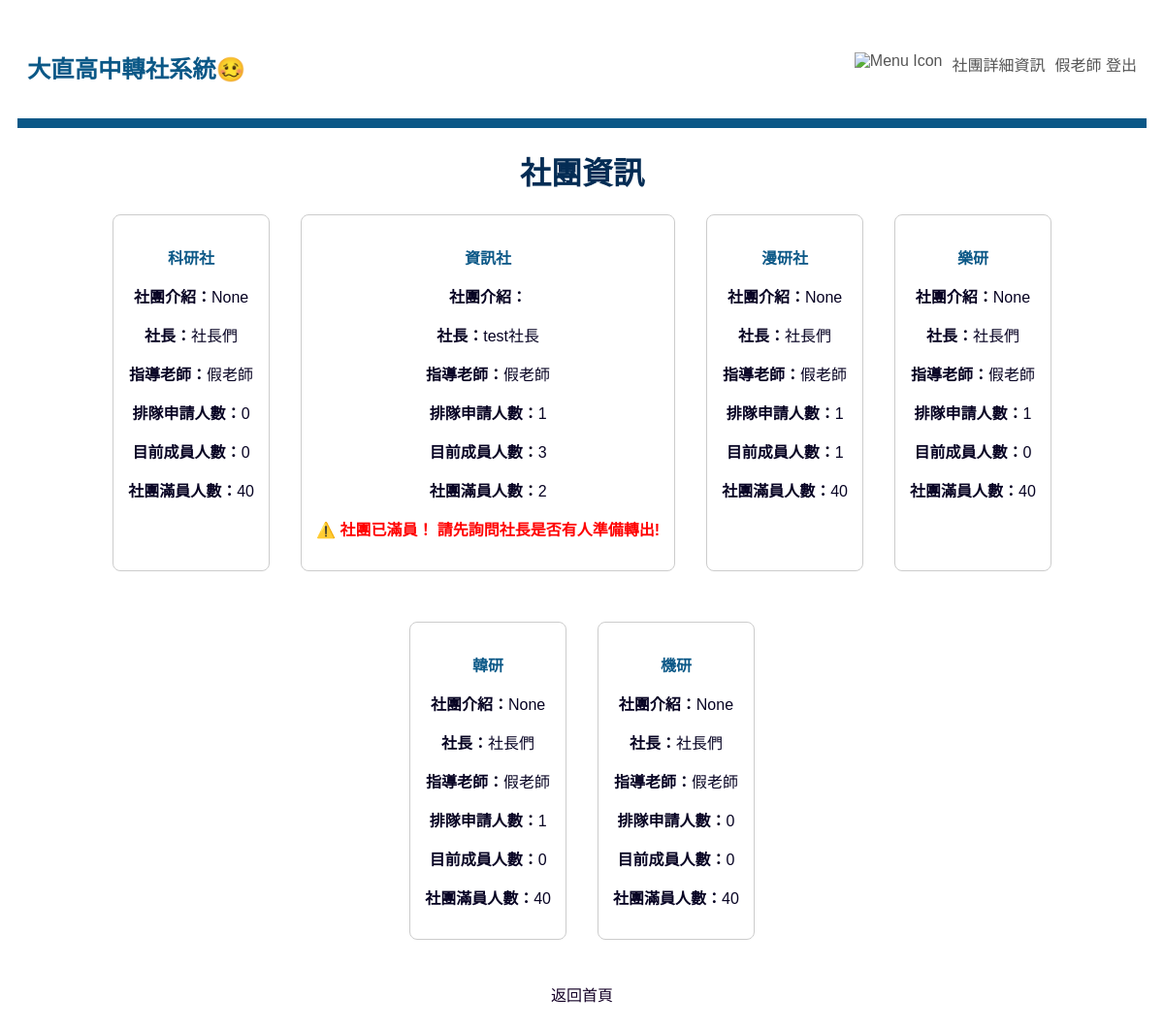
Screenshot of /transfer/detail/ (signed in) with the database file from the repository.
### transfer/models.py (models this page shows, shortened)
class Club(models.Model):
    name = models.CharField(max_length=100, unique=True, verbose_name="社團名稱")
    max_participants = models.IntegerField(verbose_name="人數上限")
    founder = models.ForeignKey(User, on_delete=models.SET_NULL, null = True,related_name='founded_clubs', verbose_name="社長")
    teacher = models.ForeignKey(User, on_delete=models.SET_NULL, null = True, related_name='taught_clubs', verbose_name="指導老師")
    description = models.TextField(max_length=200, unique=True, verbose_name="社團介紹", blank=True, null=True)

### transfer/views.py (the view)
# urls.py: path('detail/', views.detail, name='club_detail'),
def detail(request):
    clubs = Club.objects.all()
    return render(request, 'transfer/detail.html', {'clubs': clubs})

### transfer/templates/transfer/detail.html (shortened to what this page needs)
{% extends "base.html" %}
{% block main %}
    <body>
        <h1>社團資訊</h1>
        <nav class="info-list">
            {% for club in clubs %}
                <nav class="info" style="border: 1px solid #ccc; padding: 15px; margin-bottom: 20px; border-radius: 8px;">
                    <p style="color: #0b5887;"><strong>{{ club.name }}</strong></p>
                    <p><strong>社團介紹：</strong>{{ club.description }}</p>
                    <p><strong>社長：</strong>{{ club.founder.username }}</p>
                    <p><strong>指導老師：</strong>{{ club.teacher.username }}</p>
                    <p><strong>排隊申請人數：</strong>{{ club.incoming_requests.count }}</p>
                    <p><strong>目前成員人數：</strong>{{ club.members.count }}</p>
                    <p><strong>社團滿員人數：</strong>{{ club.max_participants }}</p>
                    {% if club.members.count >= club.max_participants %}
                        <p style="color: red; font-weight: bold;">⚠️ 社團已滿員！
                            請先詢問社長是否有人準備轉出!</p>
                    {% endif %}
                </nav>
            {% endfor %}
        </nav>
        <p><a href="{% url 'index' %}">返回首頁</a></p>
    </body>
{% endblock %}

### transfer/templates/base.html (shortened to what this page needs)
{% load static %}
<!DOCTYPE html>
<html lang="zn-hant">
<head>
    <link rel="stylesheet" href="{% static 'style.css' %}">
</head>
<body>
    <nav class="toolbar">
        <div class="toolbar-logo" href="{% url 'index' %}">
            <h3><strong>大直高中轉社系統🥴</strong></h3>
        </div>
        <div class="toolbar-menu">
            <a class="toolbar-item" href="{% url 'index' %}"><img src="https://cdn-icons-png.flaticon.com/512/1946/1946488.png" alt="Menu Icon" style="width:24px; height:24px;"></a>
            <a class="toolbar-item" href="{% url 'club_detail' %}">社團詳細資訊</a>
            {% if not user.is_authenticated %}
                <a class="toolbar-item" href="{% url 'login' %}">登入</a>
            {% else %}
                <form class="toolbar-item" action="{% url 'logout' %}" method="post" style="display:inline;">
                    {{ user }}
                    <button type="submit" class="toolbar-item" style="background:none;border:none;padding:0;">登出</button>
                </form>
            {% endif %}
        </div>
    </nav>
    {% block main %}{% endblock %}
</body>
</html>

### static/style.css (style rules this page uses)
body { font-family: "Microsoft JhengHei", sans-serif; background-color: #ffffff; color: #070323; padding: 10px; text-align: center; }
h1 { color: #042c54; }
a { color: #160328; text-decoration: none; }
.toolbar { display: flex; justify-content: space-between; align-items: center; background-color: #ffffff; padding: 10px 10px; border-bottom: 10px solid #0b5887; }
.toolbar-logo { font-size: 1.3rem; font-weight: bold; color: #0b5887; }
.toolbar-menu { display: flex; gap: 10px; }
.toolbar-item { color: #555555; font-weight: 500; font-size: 1rem; padding-bottom: 5px; border-bottom: 3px solid transparent; transition: all 0.2s ease-in-out; }
nav.info { border: 1px solid #ccc; padding: 15px; margin-bottom: 20px; border-radius: 8px; }
.info-list { display: flex; flex-wrap: wrap; gap: 32px; justify-content: center; margin-bottom: 24px; padding: 0 32px; background-color: #ffffff; }

### rows the page displays
Club: name "科研社", description "None", founder.username "社長們", teacher.username "假老師", incoming_requests.count "0", members.count "0", max_participants "40"
Club: name "資訊社", founder.username "test社長", teacher.username "假老師", incoming_requests.count "1", members.count "3", max_participants "2", shows "⚠️ 社團已滿員！ 請先詢問社長是否有人準備轉出!"
Club: name "漫研社", description "None", founder.username "社長們", teacher.username "假老師", incoming_requests.count "1", members.count "1", max_participants "40"
Club: name "樂研", description "None", founder.username "社長們", teacher.username "假老師", incoming_requests.count "1", members.count "0", max_participants "40"
Club: name "韓研", description "None", founder.username "社長們", teacher.username "假老師", incoming_requests.count "1", members.count "0", max_participants "40"
Club: name "機研", description "None", founder.username "社長們", teacher.username "假老師", incoming_requests.count "0", members.count "0", max_participants "40"

### other values shown
{{ user }} "假老師"
